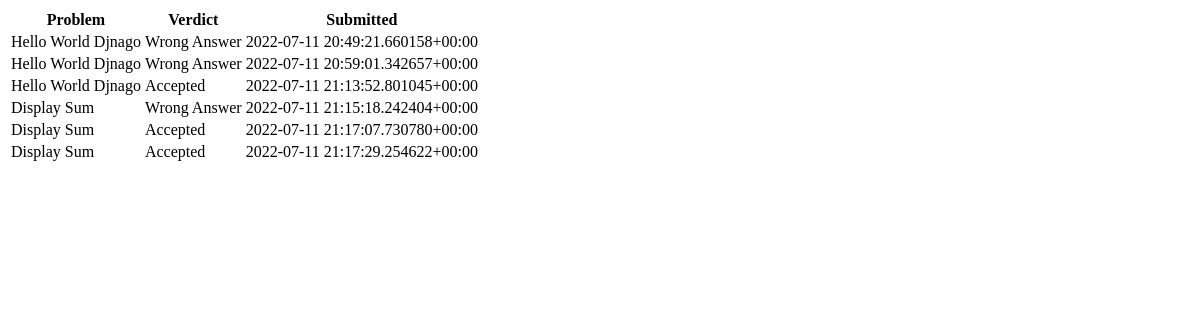
The page /leaderboard/ on the database as committed earlier.
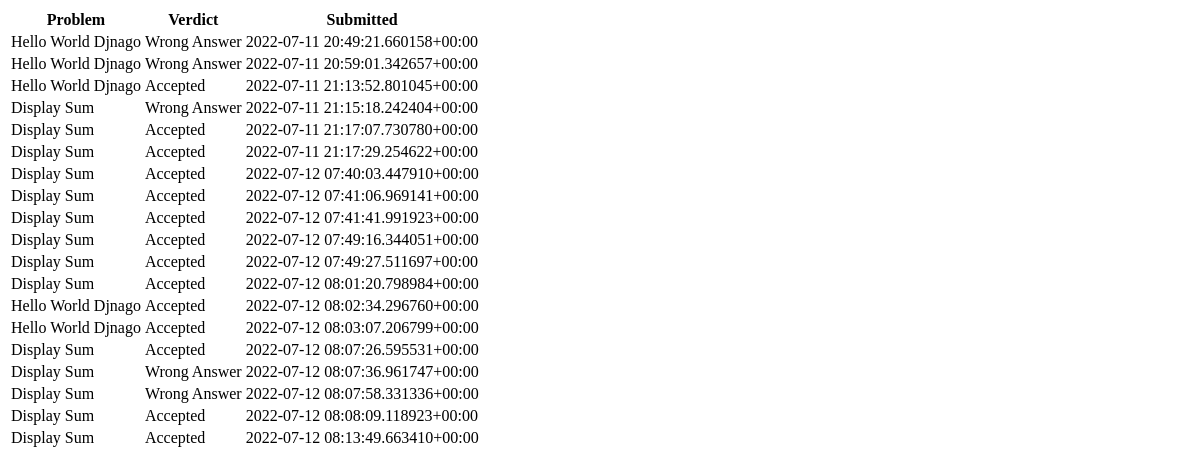
The same page on the database as committed later.
### evaluations/models.py (models this page shows, shortened)
class Solution(models.Model):
    problem= models.ForeignKey(Problem, on_delete=models.CASCADE)
    verdict= models.CharField(max_length=50)
    submitted_at = models.CharField(max_length=50)
    submitted_code = models.CharField(max_length=255)

class Problem(models.Model):
    name=models.CharField(max_length=200)
    problem_statement=models.CharField(max_length=255)
    code=models.CharField(max_length=255)
    def __str__(self):
        return self.name

### evaluations/views.py (the view)
# urls.py: path('leaderboard/',views.leaderboard,name='leaderboard'),
def leaderboard(request):
    solutions = Solution.objects.all()
    return render(request, 'evaluations/leaderboard.html',{'solutions':solutions})

### evaluations/templates/evaluations/leaderboard.html
{%block content%}
{% if solutions %}
    <table>
        <tr>
            <th>Problem</th>
            <th>Verdict</th>
            <th>Submitted </th>
        </tr>
        {% for submission in solutions %}
        <tr>
        <td>{{submission.problem}}</td>
        <td>{{submission.verdict}}</td>
        <td>{{submission.submitted_at}}</td>
        </tr>
        {% endfor %}
    </table>
{% else %}
    <p>No submissions are available.</p>
{% endif %}
{%endblock content%}

Rows that differ between the two databases and show on the page:
added Solution: problem "Display Sum", verdict "Accepted", submitted_at "2022-07-12 07:40:03.447910+00:00"
added Solution: problem "Display Sum", verdict "Accepted", submitted_at "2022-07-12 07:41:06.969141+00:00"
added Solution: problem "Display Sum", verdict "Accepted", submitted_at "2022-07-12 07:41:41.991923+00:00"
added Solution: problem "Display Sum", verdict "Accepted", submitted_at "2022-07-12 07:49:16.344051+00:00"
added Solution: problem "Display Sum", verdict "Accepted", submitted_at "2022-07-12 07:49:27.511697+00:00"
added Solution: problem "Display Sum", verdict "Accepted", submitted_at "2022-07-12 08:01:20.798984+00:00"
added Solution: problem "Hello World Djnago", verdict "Accepted", submitted_at "2022-07-12 08:02:34.296760+00:00"
added Solution: problem "Hello World Djnago", verdict "Accepted", submitted_at "2022-07-12 08:03:07.206799+00:00"
added Solution: problem "Display Sum", verdict "Accepted", submitted_at "2022-07-12 08:07:26.595531+00:00"
added Solution: problem "Display Sum", verdict "Wrong Answer", submitted_at "2022-07-12 08:07:36.961747+00:00"
added Solution: problem "Display Sum", verdict "Wrong Answer", submitted_at "2022-07-12 08:07:58.331336+00:00"
added Solution: problem "Display Sum", verdict "Accepted", submitted_at "2022-07-12 08:08:09.118923+00:00"
added Solution: problem "Display Sum", verdict "Accepted", submitted_at "2022-07-12 08:13:49.663410+00:00"
